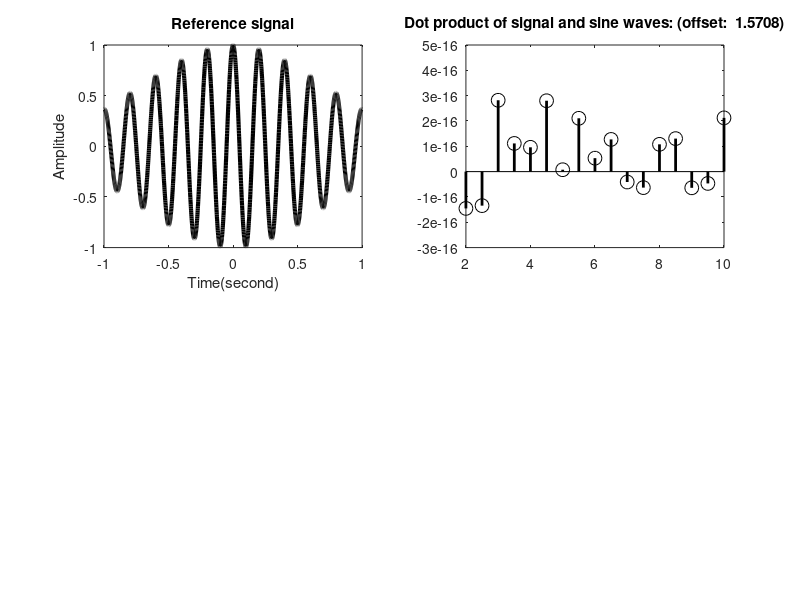

MATLAB code for this plot: (Note: this script raises an error after producing the figure.)
%% Part A: displaying plots with theta = pi/2;
t = [-1:0.001:1];
theta = pi/2;
subplot(2,2,1);
reference_signal = sin(((10*pi).*t) + theta) .* exp(-t.^2);
plot(t, reference_signal, 'k-', 'linewidth', 3);
xlabel('Time(second)');
ylabel('Amplitude')
title('Reference signal');

frequency = [2:0.5:10];
dotprod1 = zeros(size(frequency));
dotprod2 = zeros(size(frequency));
ind = 1;
for f = frequency
    signal1 = sin(2*pi*f.*t);
    signal2 = exp(i*2*pi*f.*t);
    dotprod1(ind) = (signal1*reference_signal') ./ (norm(signal1) * norm(reference_signal));
    complex = (signal2*reference_signal') ./ (norm(signal2) * norm(reference_signal));
    dotprod2(ind) = abs(complex);
    ind = ind + 1;
end
subplot(2,2,2);
stem(frequency, dotprod1, 'ko', 'markersize', 10, 'linewidth', 2);
title(['Dot product of signal and sine waves: (offset:  ' num2str(theta) ')']);
ax = gca;
ax.TitleFontSizeMultiplier = 1;
xlabel('Frequncy (Hz)');
ylabel('Dot product');
set(gca, 'xlim', [1.5 10.5]);
set(gca, 'ylim', [-0.1 1]);
subplot(2,2,3);
plot(t, reference_signal, 'k-', 'linewidth', 3);
xlabel('Time(second)');
ylabel('Amplitude')
title('Reference signal');

subplot(2,2,4);
stem(frequency, dotprod2, 'ko', 'markersize', 10, 'linewidth', 2);
title(['Dot product of signal and complex sine waves: (offset:  ' num2str(theta) ')']);
ax = gca;
ax.TitleFontSizeMultiplier = 1;
xlabel('Frequncy (Hz)');
ylabel('Dot product');
set(gca, 'xlim', [1.5 10.5]);
set(gca, 'ylim', [-0.1 1]);

%% Part B: displaying plots with theta = pi/4;
theta = pi/4;
subplot(2,2,1);
reference_signal = sin(((10*pi).*t) + theta) .* exp(-t.^2);
plot(t, reference_signal, 'k-', 'linewidth', 3);
xlabel('Time(second)');
ylabel('Amplitude')
title('Reference signal');
frequency = [2:0.5:10];
dotprod1 = zeros(size(frequency));
dotprod2 = zeros(size(frequency));
ind = 1;
for f = frequency
    signal1 = sin(2*pi*f.*t);
    signal2 = exp(i*2*pi*f.*t);
    dotprod1(ind) = (signal1*reference_signal') ./ (norm(signal1) * norm(reference_signal));
    complex = (signal2*reference_signal') ./ (norm(signal2) * norm(reference_signal));
    dotprod2(ind) = abs(complex);
    ind = ind + 1;
end
subplot(2,2,2);
stem(frequency, dotprod1, 'ko', 'markersize', 10, 'linewidth', 2);
title(['Dot product of signal and sine waves: (offset:  ' num2str(theta) ')']);
ax = gca;
ax.TitleFontSizeMultiplier = 1;
xlabel('Frequncy (Hz)');
ylabel('Dot product');
set(gca, 'xlim', [1.5 10.5]);
set(gca, 'ylim', [-0.1 1]);
subplot(2,2,3);
plot(t, reference_signal, 'k-', 'linewidth', 3);
xlabel('Time(second)');
ylabel('Amplitude')
title('Reference signal');

    subplot(2,2,4);
    stem(frequency, dotprod2, 'ko', 'markersize', 10, 'linewidth', 2);
    title(['Dot product of signal and complex sine waves: (offset:  ' num2str(theta) ')']);
    ax = gca;
    ax.TitleFontSizeMultiplier = 1;
    xlabel('Frequncy (Hz)');
    ylabel('Dot product');
    set(gca, 'xlim', [1.5 10.5]);
    set(gca, 'ylim', [-0.1 1]);


